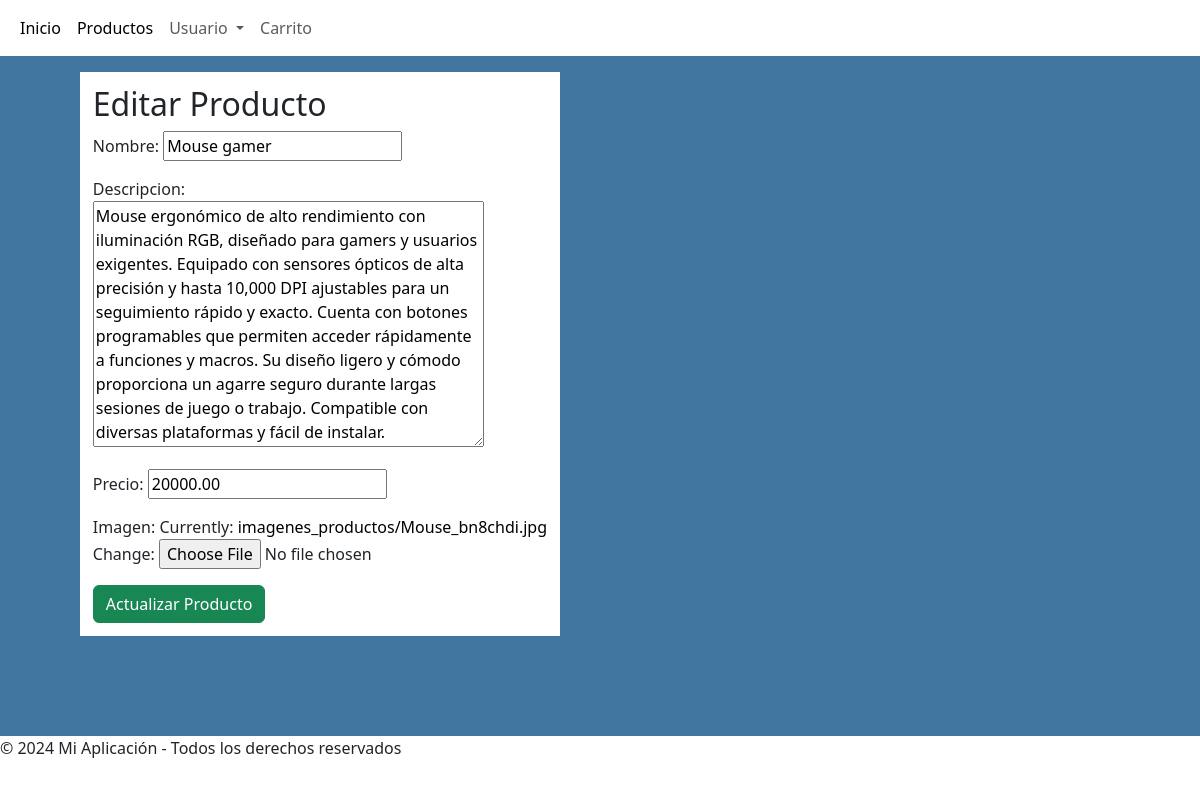
The page /products/editar/1/ (signed in) on the database its author committed.
### products/models.py (models this page shows, shortened)
class Producto(models.Model):
    nombre = models.CharField(max_length=100)
    descripcion = models.TextField()
    precio = models.DecimalField(max_digits=10, decimal_places=2)
    imagen = models.ImageField(upload_to='imagenes_productos/')

### products/views.py (the view)
# urls.py: path('editar/<int:producto_id>/', editar_producto, name='editar_producto'),
@user_passes_test(lambda u: u.is_superuser)
def editar_producto(request, producto_id):
    producto = get_object_or_404(Producto, id=producto_id)
    if request.method == 'POST':
        form = ProductoForm(request.POST, request.FILES, instance=producto)
        if form.is_valid():
            form.save()
            return redirect('listar_productos')
    else:
        form = ProductoForm(instance=producto)
    return render(request, 'products/editar_producto.html', {'form': form})

### products/forms.py
class ProductoForm(forms.ModelForm):
    class Meta:
        model = Producto
        fields = ['nombre', 'descripcion', 'precio', 'imagen']
    def __init__(self, *args, **kwargs):
        super(ProductoForm, self).__init__(*args, **kwargs)
        self.fields['nombre'].widget.attrs.update({'placeholder': 'Nombre del producto'})
        self.fields['precio'].widget.attrs.update({'placeholder': 'Precio del producto'})

### Templates/products/editar_producto.html (shortened to what this page needs)
{% extends 'base.html' %}
{% block content %}
<div class="editar-prod">
    <h2>Editar Producto</h2>
    <form method="POST" enctype="multipart/form-data">
        {{ form.as_p }}
        <button type="submit" class="btn btn-success">Actualizar Producto</button>
    </form>
</div>
{% endblock %}

### static/Style/style.css (style rules this page uses)
.editar-prod { max-width: 30rem; background-color: white; padding: .8rem; }

### rows shown on the page
Producto: nombre "Mouse gamer", descripcion "Mouse ergonómico de alto rendimiento con iluminación RGB, diseñado para gamers y usuarios exigentes. Equipado con sensores ópticos de alta precisión y hasta 10,000 DPI ajustables para un seguimiento rápido y exacto. Cuenta con botones programables que permiten acceder rápidamente a funciones y macros. Su diseño ligero y cómodo proporciona un agarre seguro durante largas sesiones de juego o trabajo. Compatible con diversas plataformas y fácil de instalar.", precio "20000.00"
